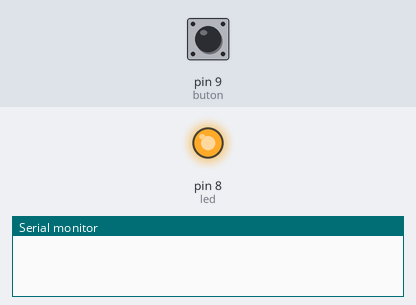
Bench run of a sketch on a simulated Arduino Uno, built with avr-gcc and run on an emulated ATmega328P. Parts: output pins drawn as LEDs (lit = HIGH), the last lines printed to the serial monitor. The test bench sets the inputs (shaded band); at power-on: pin 9 (buton) HIGH.

Above: at 1.2 s.
1.3 s: pin 9 (buton) pulled LOW for 0.15 s
3.0 s: pin 9 (buton) pulled LOW for 1 s
At 5.2 s:
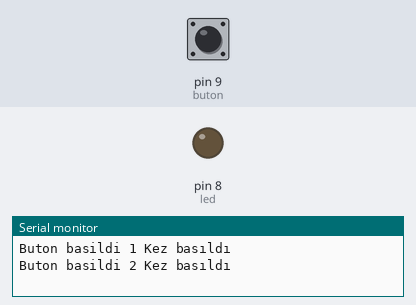
5.5 s: pin 9 (buton) pulled LOW for 3.2 s
At 10.1 s:
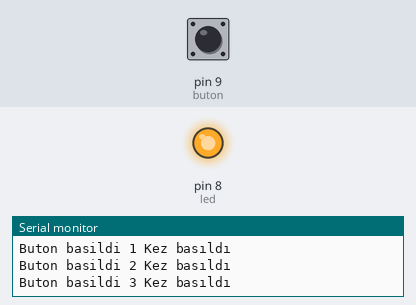
Timing chart, 0 to 11.6 s (numbered marks = the images above; inputs shaded):
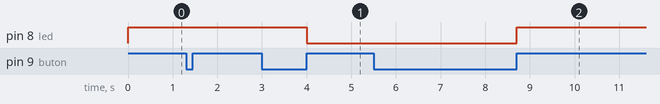

Measured:
- after the input at 3.0 s, pin 8 (led): HIGH → LOW after 1.0 s
- after the input at 5.5 s, pin 8 (led): LOW → HIGH after 3.2 s

The sketch:

butonaBasincaLedYanarBasincaSonerEkranaKacKezBasildigiYazar.ino
```cpp
#define buton 9
#define led 8
boolean durum=HIGH;
int sayac =0;
void setup()
{
  pinMode(led,OUTPUT);
  pinMode(buton,INPUT);
  Serial.begin(9600);
  digitalWrite(led,HIGH);
}


void loop()
{
 if (digitalRead(buton) == LOW)
 {
  sayac = sayac +1;
  delay(200);
  while(digitalRead(buton)==LOW);
  Serial.print("Buton basildi ");
  Serial.print(sayac);
  Serial.println(" Kez basıldı");
  digitalWrite(led,durum);
  durum=!durum;
 }

}
```
